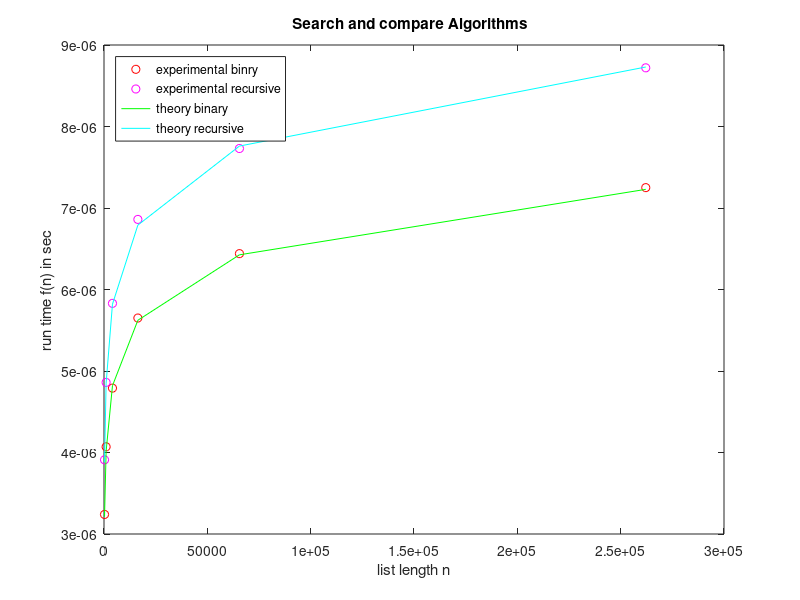
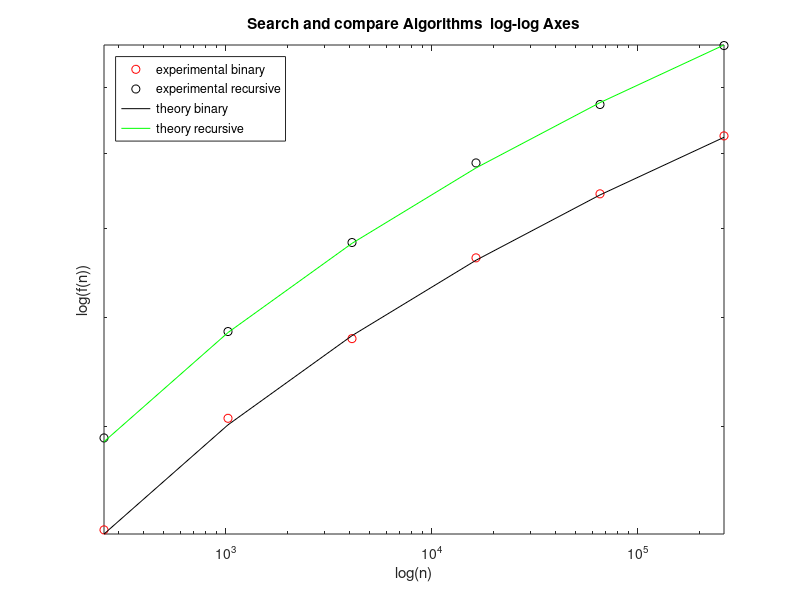

MATLAB code for these plots, in order:
% Set sample size vector
n = [256, 1024, 4096,16384,65536,262144   ];

# Set vectors for the results of each algorithm

exp_time_rec=[0.00000391,0.00000486,0.00000583,0.00000686, 0.00000773,0.00000872];
exp_time_bin=[0.00000324, 0.00000407, 0.00000479, 0.00000565,0.00000644,0.00000725   ];

% Estimated theoretical C values based on an average of experimental values.

C_bin=0.0000004016;
C_rec=0.000000485 ;  

% Theoretical Run Times

theory_bin= C_bin*log2(n);
theory_rec= C_rec*log2(n);

% Plot all the trends
figure(1)
clf
plot( n, exp_time_bin, 'ro' )

hold on
plot( n, exp_time_rec, 'mo')
plot( n, theory_bin, 'g-' )
plot( n, theory_rec, 'c-' )

hold off

% Make a legend for the trends
legend( 'experimental binry', 'experimental recursive', 'theory binary', 'theory recursive', 'Location', 'northwest' )

% Format axes and title
xlabel( ' list length n ' )
ylabel( 'run time f(n) in sec' )
title( 'Search and compare Algorithms  ' )

set( gcf, 'Color', [ 1 1 1 ] )

% Plot all the trends on a loglog plot.
figure(2)
clf
loglog( n, exp_time_bin, 'ro' )      
hold on
loglog( n, exp_time_rec, 'ko' )    
loglog( n, theory_bin, 'k-' )
loglog( n, theory_rec, 'g-' )
hold off
%set axis label
xlabel('log(n)')
ylabel('log(f(n))')
%set axis title
title('Search and compare Algorithms  log-log Axes')
%set axis legend

legend( 'experimental binary', 'experimental recursive','theory binary','theory recursive','Location', 'northwest')

axis tight